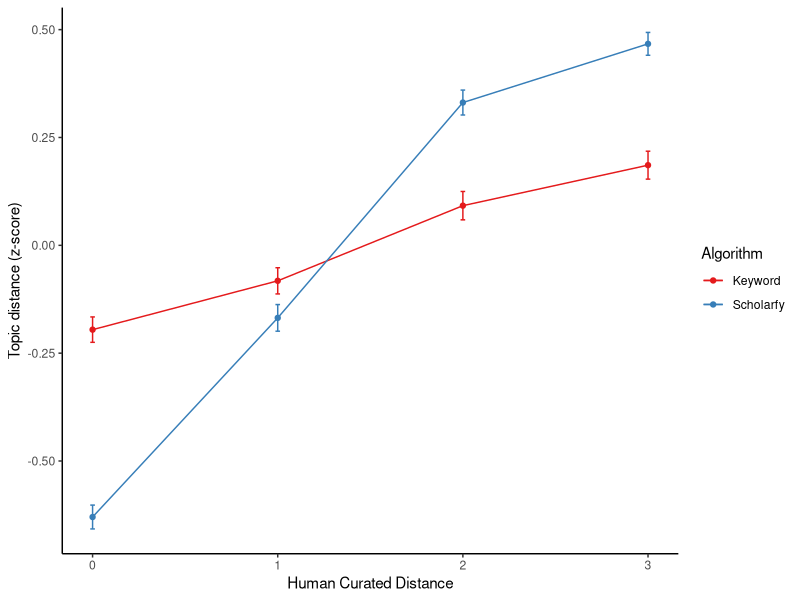

Source code (R):
library(ggplot2)
library(reshape2)
library(ggthemes)
library(scales)
library(grid)
library(plyr)

mean_point <- stat_summary(fun.y = 'mean', geom = 'point', position = position_dodge(width = 0.0))
mean_line <- stat_summary(fun.y = 'mean', geom = 'line', position = position_dodge(width = 0.0))
se_error <- stat_summary(fun.data = 'mean_se', geom = 'errorbar', width = 0.05, position = position_dodge(width = 0.0))

experiments <- read.csv('data//human_vs_topic_distance.csv')
experiments$abstact_distance <- scale(experiments$abstact_distance)
experiments$keyword_distance <- scale(experiments$keyword_distance)
experiments_melt <- melt(experiments, id.vars = c('poster_number', 'human_distance'))

experiments_melt$variable <- revalue(experiments_melt$variable,
                                    c("abstact_distance"="Scholarfy",
                                      "keyword_distance"="Keyword"))

experiments_melt$variable <- factor(experiments_melt$variable,
                                    c('Keyword', 'Scholarfy'))

pdf('figures/human_vs_topic_distance.pdf', width=5, height=3)
ggplot(experiments_melt, aes(x = human_distance, y = value, color=variable))  +
  mean_point +
  mean_line +
  se_error +
  scale_color_brewer(palette = 6, type = 'qual', name = 'Algorithm') +
  ylab('Topic distance (z-score)') +
  xlab('Human Curated Distance') +
  theme_classic()
dev.off()
